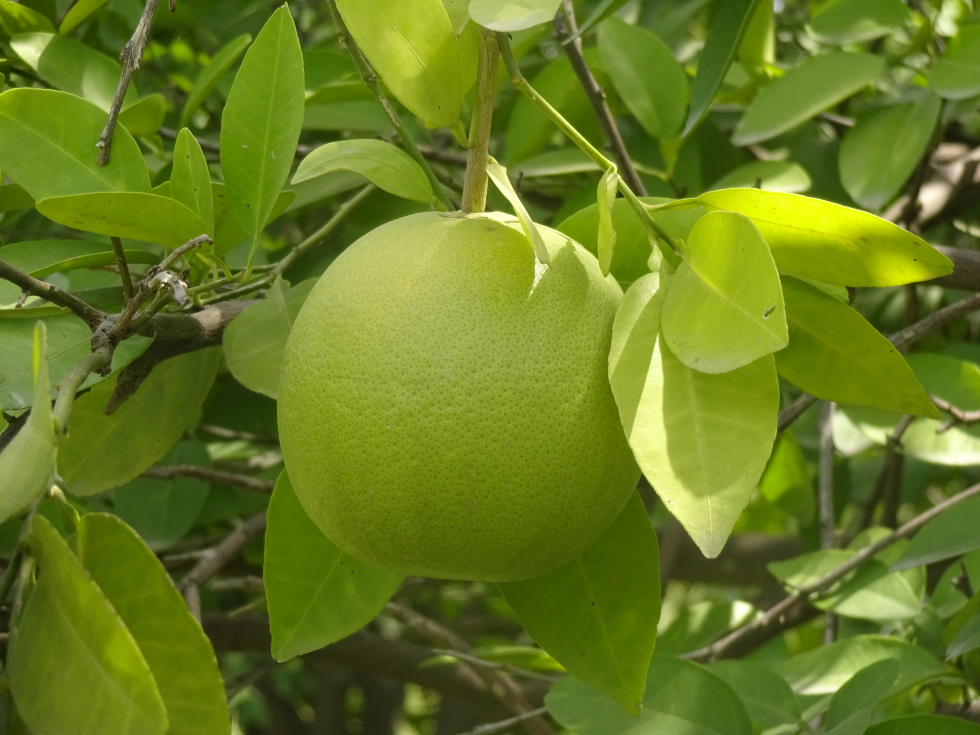
#> input picture pic1.JPG, 4896 x 3672 px (shown at 1/5 size)
$ jupyter execute project1.ipynb
#> lines starting #> are read from the running program, lines starting #| are printed output that depends on the picture
[cell 1]
import cv2

# PROJECT: project is to take image and convert it into gray and then save it

[cell 2]
path=input("Enter the path and theb name of images")
#> the answer given: pic1.JPG
print("you enter path is ",path)

[cell 3]
img=cv2.imread(path,0)# convert the image into gray
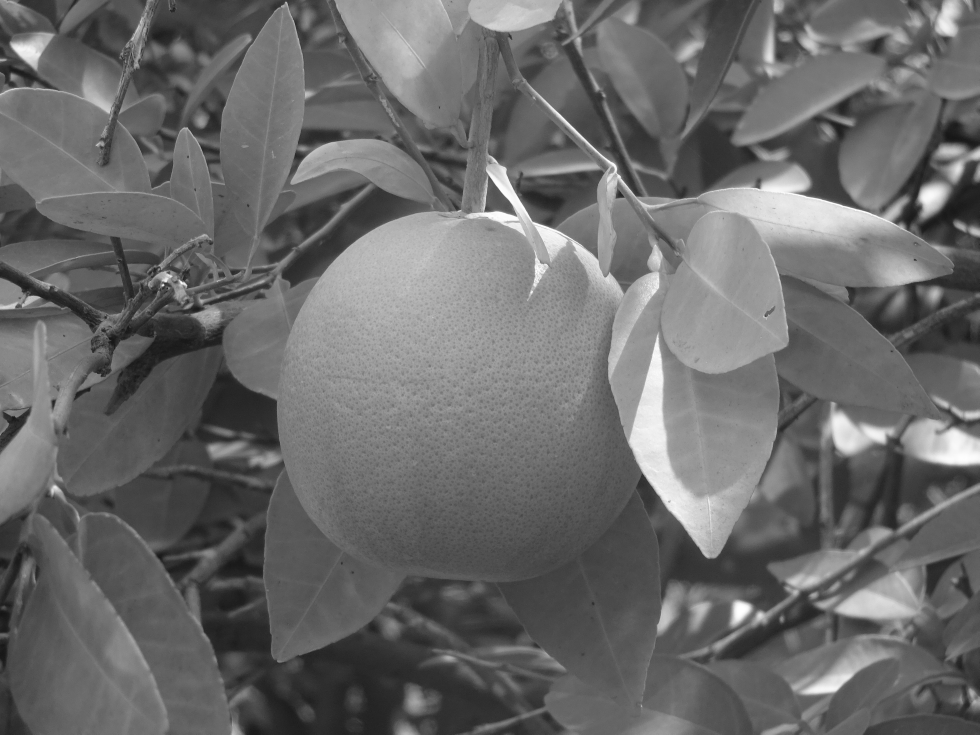
#> img: shape (3672, 4896) (shown at 1/5 size); min 2, max 255, mean 106
#img=cv2.resize(img,(500,600))
img=cv2.flip(img,0)# will reverse the image
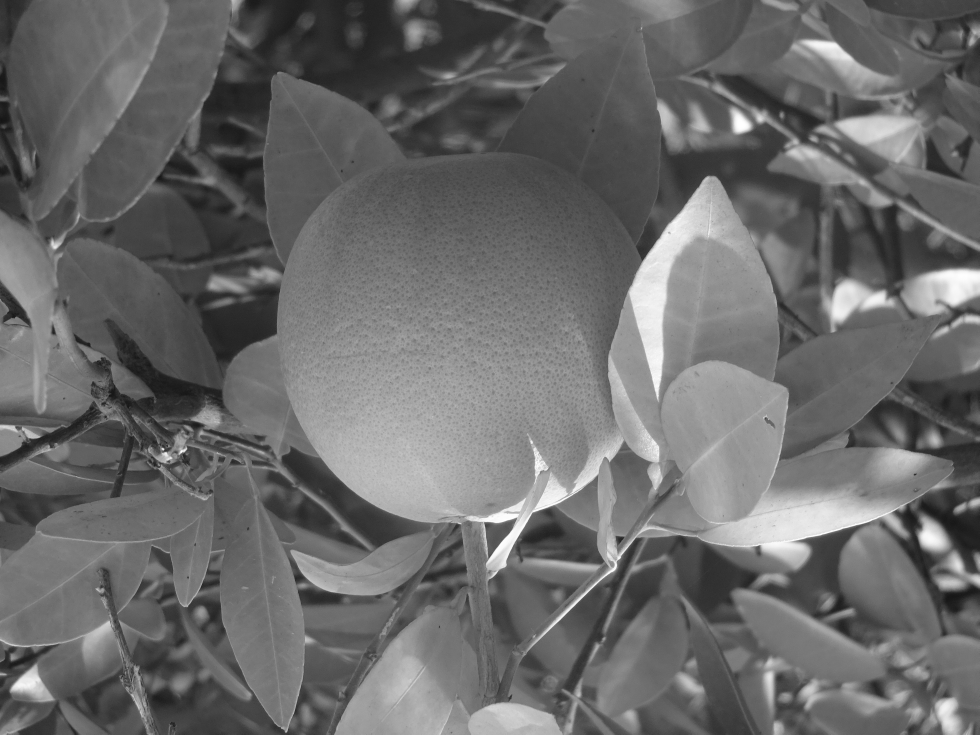
#> img: shape (3672, 4896) (shown at 1/5 size); min 2, max 255, mean 106
cv2.imshow("converted image is",img)
cv2.waitKey(0)
k=cv2.waitKey(0)
#> (key Esc is pressed here)
if k==ord("s"):
    cv2.imwrite("H:\\output.png",img)
else:
    cv2.destroyAllWindows()
